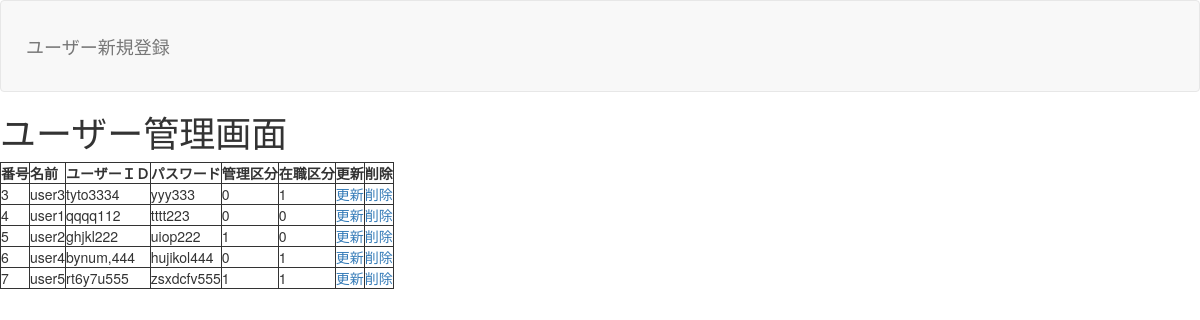
Page /u_select.php on the committed database.
### tables this page shows
CREATE TABLE `gs_user_table` (
  `id` int(12) NOT NULL,
  `name` varchar(64) NOT NULL,
  `lid` varchar(128) NOT NULL,
  `lpw` varchar(64) NOT NULL,
  `kanri_flag` int(1) NOT NULL,
  `life_flag` int(1) NOT NULL
);

### u_select.php (the view, shortened to what this page needs)
<?php
$pdo = db_conn();
$stmt = $pdo->prepare("SELECT * FROM gs_user_table");
$status = $stmt->execute();
$view="";
if ($status == false) {
    sql_error($stmt);
}else{
  while( $result = $stmt->fetch(PDO::FETCH_ASSOC)){
    $id = $result['id'];
    $name = $result['name'];
    $lid = $result['lid'];
    $lpw = $result['lpw'];
    $kanri_flag = $result['kanri_flag'];
    $life_flag = $result['life_flag'];
      $view .= '<tr>';
      $view .= '<td>'.$id.'</td>';
      $view .= '<td>'.$name.'</td>';
      $view .= '<td>'.$lid.'</td>';
      $view .= '<td>'.$lpw.'</td>';
      $view .= '<td>'.$kanri_flag.'</td>';
      $view .= '<td>'.$life_flag.'</td>';
      $view .= '<td><a href="u_detail.php?id='.$id.'">更新</a></td>';
      $view .= '<td><a href="u_delete.php?id='.$id.'">削除</a></td>';
      $view .= '</tr>';
  }
}
?>
<!DOCTYPE html>
<html lang="ja">
<head>
<link rel="stylesheet" href="stylesheet.css">
<link href="css/bootstrap.min.css" rel="stylesheet">
</head>
<body id="main">
<header>
  <nav class="navbar navbar-default">
    <div class="container-fluid">
      <div class="navbar-header"><a class="navbar-brand" href="u_index.php">ユーザー新規登録</a></div>
    </div>
  </nav>
</header>
<h1>ユーザー管理画面</h1>
<table>
<tr>
<th>番号</th><th>名前</th><th>ユーザーＩＤ</th><th>パスワード</th><th>管理区分</th><th>在職区分</th><th>更新</th><th>削除</th>
</tr>
<?= $view ?>
</table>
</body>
</html>

### stylesheet.css (style rules this page uses)
th { border: 1px solid; }
td { border: 1px solid; }

### u_select.php (style rules this page uses)
div { padding: 10px;font-size:16px; }

### rows in the picture
gs_user_table: id "3", name "user3", lid "tyto3334", lpw "yyy333", kanri_flag "0", life_flag "1"
gs_user_table: id "4", name "user1", lid "qqqq112", lpw "tttt223", kanri_flag "0", life_flag "0"
gs_user_table: id "5", name "user2", lid "ghjkl222", lpw "uiop222", kanri_flag "1", life_flag "0"
gs_user_table: id "6", name "user4", lid "bynum,444", lpw "hujikol444", kanri_flag "0", life_flag "1"
gs_user_table: id "7", name "user5", lid "rt6y7u555", lpw "zsxdcfv555", kanri_flag "1", life_flag "1"
